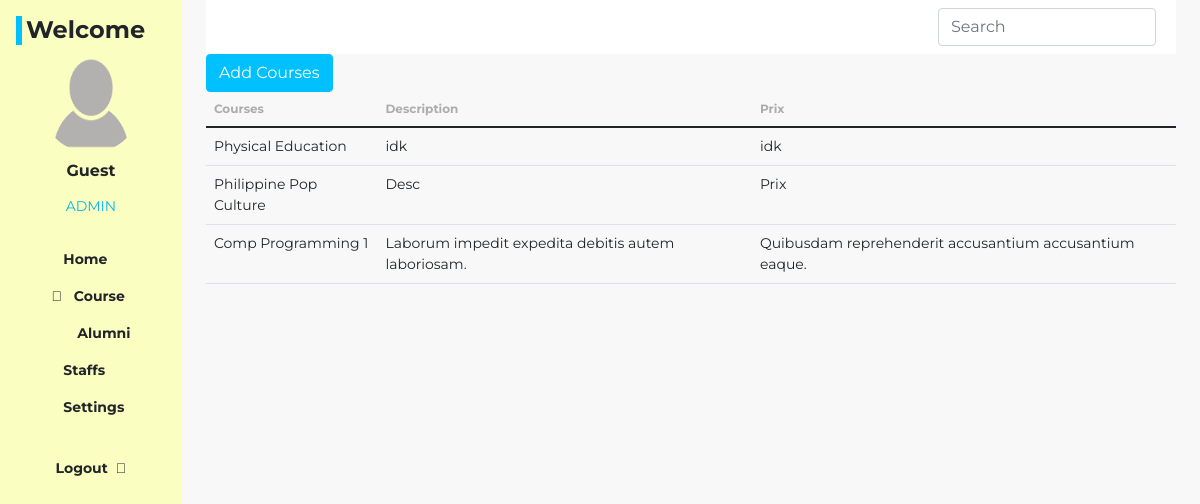
Page /dashboard/course.php on the committed database.
### tables this page shows
CREATE TABLE `courses` (
  `id` int(11) NOT NULL,
  `Name` varchar(255) NOT NULL,
  `Description` varchar(255) NOT NULL,
  `Prix` varchar(255) NOT NULL
);

### dashboard/course.php (the view, shortened to what this page needs)
<!DOCTYPE html>
<html lang="en">
<head>
    <link rel="stylesheet" href="../assets/css/bootstrap.css">
    <link rel="stylesheet" href="../assets/css/style.css">
    <link rel="stylesheet" href="https://pro.fontawesome.com/releases/v5.10.0/css/all.css" />
</head>
<body class="bg-content">
    <main class="dashboard d-flex">
        <?php include "component/sidebar.php"; ?>
        <div class="container-fluid px-4">
            <?php include "component/header.php"; ?>
            <div class="button-add-student">
                <button type="button" class="btn btn-primary" data-bs-toggle="modal" data-bs-target="#exampleModal">Add Courses</button>
            </div>
            <div class="courses">
                <table class="table table-responsive">
                    <thead>
                        <th>Courses</th>
                        <th>Description</th>
                        <th>Prix</th>
                    </thead>
                    <tbody id="coursesTable">
                    <?php
                    include '../connection.php';
                    $requete = "SELECT * FROM courses";
                    $stmt = $con->prepare($requete);
                    $stmt->execute();
                    $result = $stmt->fetchAll(PDO::FETCH_ASSOC);
                    foreach($result as $value):
                    ?>
                        <tr>
                            <td><?php echo $value['Name'] ?></td>
                            <td><?php echo $value['Description'] ?></td>
                            <td><?php echo $value['Prix'] ?></td>
                        </tr>
                    <?php endforeach; ?>
                    </tbody>
                </table>
            </div>
        </div>
    </main>
</body>
</html>

### dashboard/component/sidebar.php (shortened to what this page needs)
<div class="bg-sidebar vh-100 w-50 position-fixed">
    <div class="log d-flex justify-content-between">
        <h1 class="E-classe text-start ms-3 ps-1 mt-3 h6 fw-bold">Welcome</h1>
    </div>
    <div class="img-admin d-flex flex-column align-items-center text-center gap-2">
        <img class="rounded-circle" src="../assets/img/default.png" alt="img-admin" height="100" width="100">
        <h2 class="h6 fw-bold"><?php echo isset($_SESSION['name']) ? htmlspecialchars($_SESSION['name']) : 'Guest'; ?></h2>
        <span class="h7 admin-color">ADMIN</span>
    </div>
    <div class="bg-list d-flex flex-column align-items-center fw-bold gap-2 mt-4">
        <ul class="d-flex flex-column list-unstyled">
            <li class="h7"><a class="nav-link text-dark" href="./home.php"><i class="fal fa-home-lg-alt me-2"></i> <span>Home</span></a></li>
            <li class="h7"><a class="nav-link text-dark" href="./course.php"><i class="fal fa-bookmark me-2"></i> <span>Course</span></a></li>
            <li class="h7"><a class="nav-link text-dark" href="./alumni_list.php"><i class="far fa-graduation-cap me-2"></i> <span>Alumni</span></a></li>
            <li class="h7"><a class="nav-link text-dark" href="./staffs.php"><i class="fal fa-file-chart-line me-2"></i> <span>Staffs</span></a></li>
            <li class="h7"><a class="nav-link text-dark" href="./settings.php"><i class="fal fa-sliders-v-square me-2"></i> <span>Settings</span></a></li>
        </ul>
        <ul class="logout d-flex justify-content-start list-unstyled">
            <li class="h7"><a class="nav-link text-dark" href="../landing page/index.php"><span>Logout</span><i class="fal fa-sign-out-alt ms-2"></i></a></li>
        </ul>
    </div>
</div>

### dashboard/component/header.php (shortened to what this page needs)
<nav class="navbar container-fluid navbar-light bg-white position-sticky top-0">
    <div class="d-flex align-items-center gap-4">
        <form class="d-flex align-items-center" method="GET" action="course.php">
            <input class="form-control me-2" type="search" placeholder="Search" aria-label="Search" id="searchInput" name="searchInput">
        </form>
    </div>
</nav>

### assets/css/style.css (style rules this page uses)
* { font-family: 'Montserrat',sans-serif; font-style: normal; }
.E-classe { border-left:solid 6px #00C1FE; font-size: 24px }
.bg-sidebar { background-color: #FAFFC1; transition: margin 0.6s ease-in-out; z-index: 1; }
.bg-content { background:#F8F8F8; }
.h7 { font-size: 14px; }
.admin-color { color: #04b7ee ; }
.table th { font-size: 12px; color:#ACACAC; }
table tbody { font-size: 14px; }
.btn-primary { background-color: #00C1FE; border-color: #00C1FE; }
@media screen and (min-width:768px) { .bg-sidebar { position: sticky !important; top: 0; width: 18% !important; } }
table { width: 100%; table-layout: auto; }

### rows in the picture
courses: Name "Physical Education", Description "idk", Prix "idk"
courses: Name "Philippine Pop Culture", Description "Desc", Prix "Prix"
courses: Name "Comp Programming 1", Description "Laborum impedit expedita debitis autem laboriosam.", Prix "Quibusdam reprehenderit accusantium accusantium eaque."
